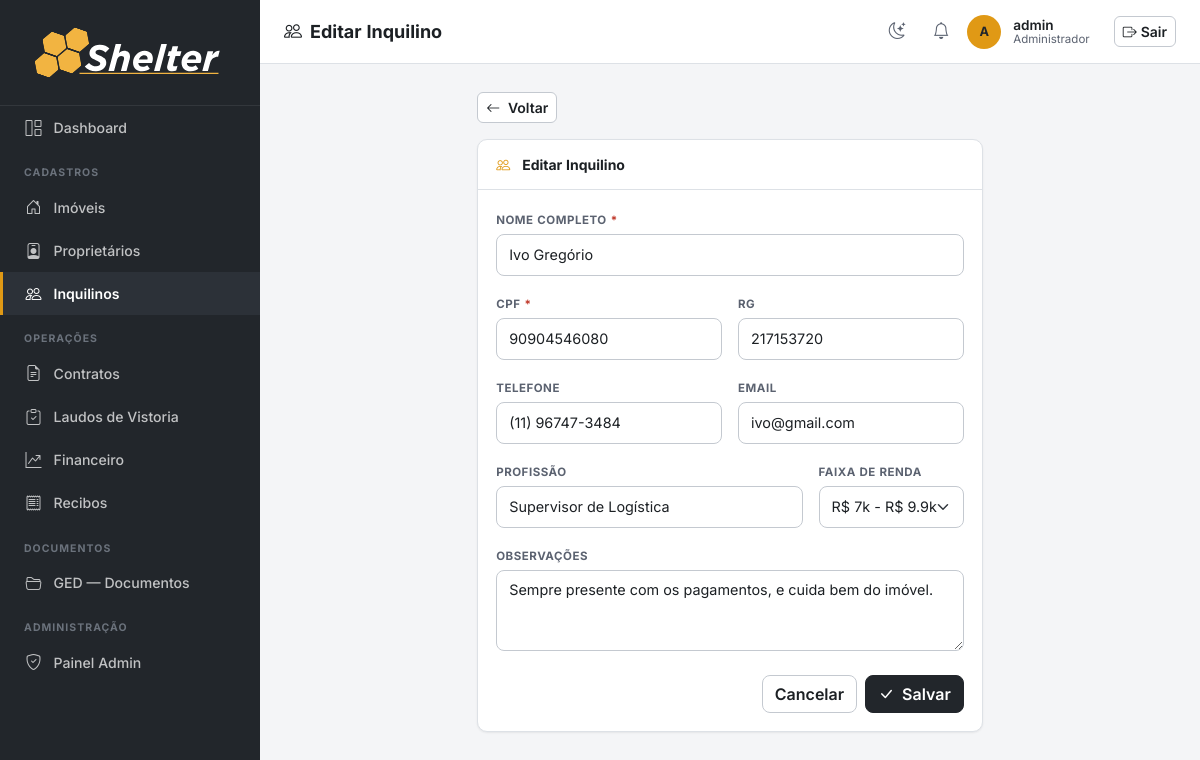
The page /inquilinos/6/editar/ (signed in) on the database its author committed.
### imoveis/models.py (models this page shows, shortened)
class Inquilino(models.Model):
    FAIXA_RENDA_CHOICES = [
        ('ate_2k', '< R$ 2k'),
        ('2_4k', 'R$ 2k - R$ 3.9k'),
        ('4_7k', 'R$ 4k - R$ 6.9k'),
        ('7_10k', 'R$ 7k - R$ 9.9k'),
        ('10_16k', 'R$ 10k - R$ 15.9k'),
        ('acima_16k', 'R$ 16k +'),
    ]
    nome = models.CharField(max_length=200)
    cpf = models.CharField(max_length=14, unique=True, validators=[validate_cpf], verbose_name='CPF')
    cnpj = models.CharField(max_length=18, blank=True, validators=[validate_cnpj], verbose_name='CNPJ')
    email = models.EmailField(blank=True)
    telefone = models.CharField(max_length=20, blank=True, validators=[validate_telefone])
    rg = models.CharField(max_length=20, blank=True, validators=[validate_rg], verbose_name='RG')
    qualificacao = models.CharField(max_length=300, blank=True, verbose_name='Qualificação',
                                    help_text='Estado civil, profissão, nacionalidade')
    profissao = models.CharField(max_length=100, blank=True, verbose_name='Profissão')
    faixa_renda = models.CharField(max_length=20, choices=FAIXA_RENDA_CHOICES, blank=True,
                                   verbose_name='Faixa de Renda')
    observacoes = models.TextField(blank=True, verbose_name='Observações')
    criado_em = models.DateTimeField(auto_now_add=True)
    class Meta:
        verbose_name = 'Inquilino'
        verbose_name_plural = 'Inquilinos'
        ordering = ['nome']

### imoveis/views.py (the view)
# urls.py: path('inquilinos/<int:pk>/editar/', views.inquilino_edit, name='inquilino_edit'),
@login_required
def inquilino_edit(request, pk):
    obj = get_object_or_404(Inquilino, pk=pk)
    form = InquilinoForm(request.POST or None, instance=obj)
    if form.is_valid():
        form.save()
        messages.success(request, 'Inquilino atualizado.')
        return redirect('inquilino_list')
    return render(request, 'inquilinos/inquilino_form.html', {'form': form, 'titulo': 'Editar Inquilino', 'obj': obj})

### imoveis/forms.py
class InquilinoForm(forms.ModelForm):
    class Meta:
        model = Inquilino
        fields = ['nome', 'cpf', 'cnpj', 'rg', 'qualificacao', 'email', 'telefone',
                  'profissao', 'faixa_renda', 'observacoes']
        widgets = {
            'nome': forms.TextInput(attrs={**_ctrl, 'placeholder': 'Nome completo'}),
            'cpf': forms.TextInput(attrs={**_ctrl, 'placeholder': '000.000.000-00'}),
            'cnpj': forms.TextInput(attrs={**_ctrl, 'placeholder': '00.000.000/0000-00 (PJ)'}),
            'rg': forms.TextInput(attrs={**_ctrl, 'placeholder': 'RG'}),
            'qualificacao': forms.TextInput(attrs={**_ctrl, 'placeholder': 'Ex: solteiro, brasileiro, empresário'}),
            'email': forms.EmailInput(attrs={**_ctrl, 'placeholder': 'email@exemplo.com'}),
            'telefone': forms.TextInput(attrs=_telefone_attrs),
            'profissao': forms.TextInput(attrs={**_ctrl, 'placeholder': 'Profissão'}),
            'faixa_renda': forms.Select(attrs=_sel),
            'observacoes': forms.Textarea(attrs={**_ctrl, 'rows': 3}),
        }

### imoveis/context_processors.py (called while the page is built)
def notificacoes_usuario(request):
    user = getattr(request, 'user', None)
    if user is None or not user.is_authenticated:
        return {}
    ultimas = user.notificacoes.all()[:LIMITE_NOTIFICACOES_TOPBAR]
    return {'ultimas_notificacoes_usuario': ultimas}

### templates/inquilinos/inquilino_form.html (shortened to what this page needs)
{% extends 'base.html' %}
{% block page_title %}<i class="bi bi-people me-2"></i>{{ titulo }}{% endblock %}
{% block nav_inquilinos %}active{% endblock %}
{% block content %}
<div class="row justify-content-center">
  <div class="col-lg-7">
    <div class="mb-3"><a href="{% url 'inquilino_list' %}" class="btn btn-outline-secondary btn-sm"><i class="bi bi-arrow-left me-1"></i> Voltar</a></div>
    <div class="section-card">
      <div class="section-card-header"><i class="bi bi-people me-1"></i> {{ titulo }}</div>
      <div class="section-card-body">
        <form method="post" novalidate>
          <div class="row g-3">
            <div class="col-12"><label class="form-label">Nome completo <span class="text-danger">*</span></label>{{ form.nome }}</div>
            <div class="col-md-6"><label class="form-label">CPF <span class="text-danger">*</span></label>{{ form.cpf }}</div>
            <div class="col-md-6"><label class="form-label">RG</label>{{ form.rg }}</div>
            <div class="col-md-6"><label class="form-label">Telefone</label>{{ form.telefone }}</div>
            <div class="col-md-6"><label class="form-label">Email</label>{{ form.email }}</div>
            <div class="col-md-8"><label class="form-label">Profissão</label>{{ form.profissao }}</div>
            <div class="col-md-4"><label class="form-label">Faixa de Renda</label>{{ form.faixa_renda }}</div>
            <div class="col-12"><label class="form-label">Observações</label>{{ form.observacoes }}</div>
          </div>
          <div class="d-flex gap-2 justify-content-end mt-4">
            <a href="{% url 'inquilino_list' %}" class="btn btn-outline-secondary">Cancelar</a>
            <button type="submit" class="btn btn-graphite"><i class="bi bi-check-lg me-1"></i> Salvar</button>
          </div>
        </form>
      </div>
    </div>
  </div>
</div>
{% endblock %}

### templates/base.html (shortened to what this page needs)
{% load static %}
<!DOCTYPE html>
<html lang="pt-BR">
<head>
  <link rel="stylesheet" href="https://cdn.jsdelivr.net/npm/bootstrap@5.3.3/dist/css/bootstrap.min.css">
  <link rel="stylesheet" href="https://cdn.jsdelivr.net/npm/bootstrap-icons@1.11.3/font/bootstrap-icons.min.css">
  <link rel="stylesheet" href="https://cdn.jsdelivr.net/npm/flatpickr/dist/flatpickr.min.css">
  <link rel="stylesheet" href="{% static 'css/shelter.css' %}">
</head>
<body>
<nav id="sidebar">
  <div class="sidebar-brand">
    <img src="{% static 'assets/Shelter_LOGO_white.svg' %}" alt="Shelter" class="brand-full">
  </div>
  <ul class="nav flex-column">
    <li class="nav-item">
      <a class="nav-link {% block nav_dashboard %}{% endblock %}" href="{% url 'dashboard' %}" title="Dashboard">
        <i class="bi bi-grid-1x2"></i> <span class="nav-text">Dashboard</span>
      </a>
    </li>
    <li><span class="nav-section-label">Cadastros</span></li>
    <li class="nav-item">
      <a class="nav-link {% block nav_imoveis %}{% endblock %}" href="{% url 'imovel_list' %}" title="Imóveis">
        <i class="bi bi-house-door"></i> <span class="nav-text">Imóveis</span>
      </a>
    </li>
    <li class="nav-item">
      <a class="nav-link {% block nav_proprietarios %}{% endblock %}" href="{% url 'proprietario_list' %}" title="Proprietários">
        <i class="bi bi-person-badge"></i> <span class="nav-text">Proprietários</span>
      </a>
    </li>
    <li class="nav-item">
      <a class="nav-link {% block nav_inquilinos %}{% endblock %}" href="{% url 'inquilino_list' %}" title="Inquilinos">
        <i class="bi bi-people"></i> <span class="nav-text">Inquilinos</span>
      </a>
    </li>
    <li><span class="nav-section-label">Operações</span></li>
    <li class="nav-item">
      <a class="nav-link {% block nav_contratos %}{% endblock %}" href="{% url 'contrato_list' %}" title="Contratos">
        <i class="bi bi-file-earmark-text"></i> <span class="nav-text">Contratos</span>
      </a>
    </li>
    <li class="nav-item">
      <a class="nav-link {% block nav_laudos %}{% endblock %}" href="{% url 'laudo_list' %}" title="Laudos de Vistoria">
        <i class="bi bi-clipboard-check"></i> <span class="nav-text">Laudos de Vistoria</span>
      </a>
    </li>
    <li class="nav-item">
      <a class="nav-link {% block nav_financeiro %}{% endblock %}" href="{% url 'lancamento_list' %}" title="Financeiro">
        <i class="bi bi-graph-up-arrow"></i> <span class="nav-text">Financeiro</span>
      </a>
    </li>
    <li class="nav-item">
      <a class="nav-link {% block nav_recibos %}{% endblock %}" href="{% url 'recibo_list' %}" title="Recibos">
        <i class="bi bi-receipt"></i> <span class="nav-text">Recibos</span>
      </a>
    </li>
    <li><span class="nav-section-label">Documentos</span></li>
    <li class="nav-item">
      <a class="nav-link {% block nav_documentos %}{% endblock %}" href="{% url 'documentos' %}" title="GED — Documentos">
        <i class="bi bi-folder2-open"></i> <span class="nav-text">GED — Documentos</span>
      </a>
    </li>
    {% if user.is_staff %}
    <li><span class="nav-section-label">Administração</span></li>
    <li class="nav-item">
      <a class="nav-link" href="{% url 'admin:index' %}" title="Painel Admin">
        <i class="bi bi-shield-check"></i> <span class="nav-text">Painel Admin</span>
      </a>
    </li>
    {% endif %}
  </ul>
</nav>
<header id="topbar">
  <span class="page-title">{% block page_title %}{% endblock %}</span>
  <div class="user-info ms-auto">
    <button type="button" class="icon-btn" id="theme-toggle" title="Alternar tema claro/escuro" aria-label="Alternar tema claro/escuro">
      <i class="bi bi-moon-stars"></i>
    </button>
    <div class="dropdown notif-dropdown">
      <button class="icon-btn" type="button" id="notifDropdown" data-bs-toggle="dropdown"
              aria-expanded="false" title="Notificações" aria-label="Notificações">
        <i class="bi bi-bell"></i>
      </button>
    </div>
    <div class="user-avatar">
      {{ user.get_short_name|default:user.username|first|upper }}
    </div>
    <div class="ms-1">
      <div class="user-name">{{ user.get_short_name|default:user.username }}</div>
      <div class="user-role">{% if user.is_staff %}Administrador{% else %}Usuário{% endif %}</div>
    </div>
    <form method="post" action="{% url 'logout' %}" class="d-inline ms-3">
      <button type="submit" class="btn btn-outline-secondary btn-sm">
        <i class="bi bi-box-arrow-right me-1"></i>Sair
      </button>
    </form>
  </div>
</header>
<main id="main-content">
  {% block content %}{% endblock %}
</main>
</body>
</html>

### rows shown on the page
Inquilino: nome "Ivo Gregório", cpf "90904546080", rg "217153720", telefone "(11) 96747-3484", email "ivo@gmail.com", profissao "Supervisor de Logística", faixa_renda "R$ 7k - R$ 9.9k", observacoes "Sempre presente com os pagamentos, e cuida bem do imóvel."

### other values the page prints
{{ titulo }} "Editar Inquilino"
{{ user.get_short_name|default:user.username|first|upper }} "A"
{{ user.get_short_name|default:user.username }} "admin"
